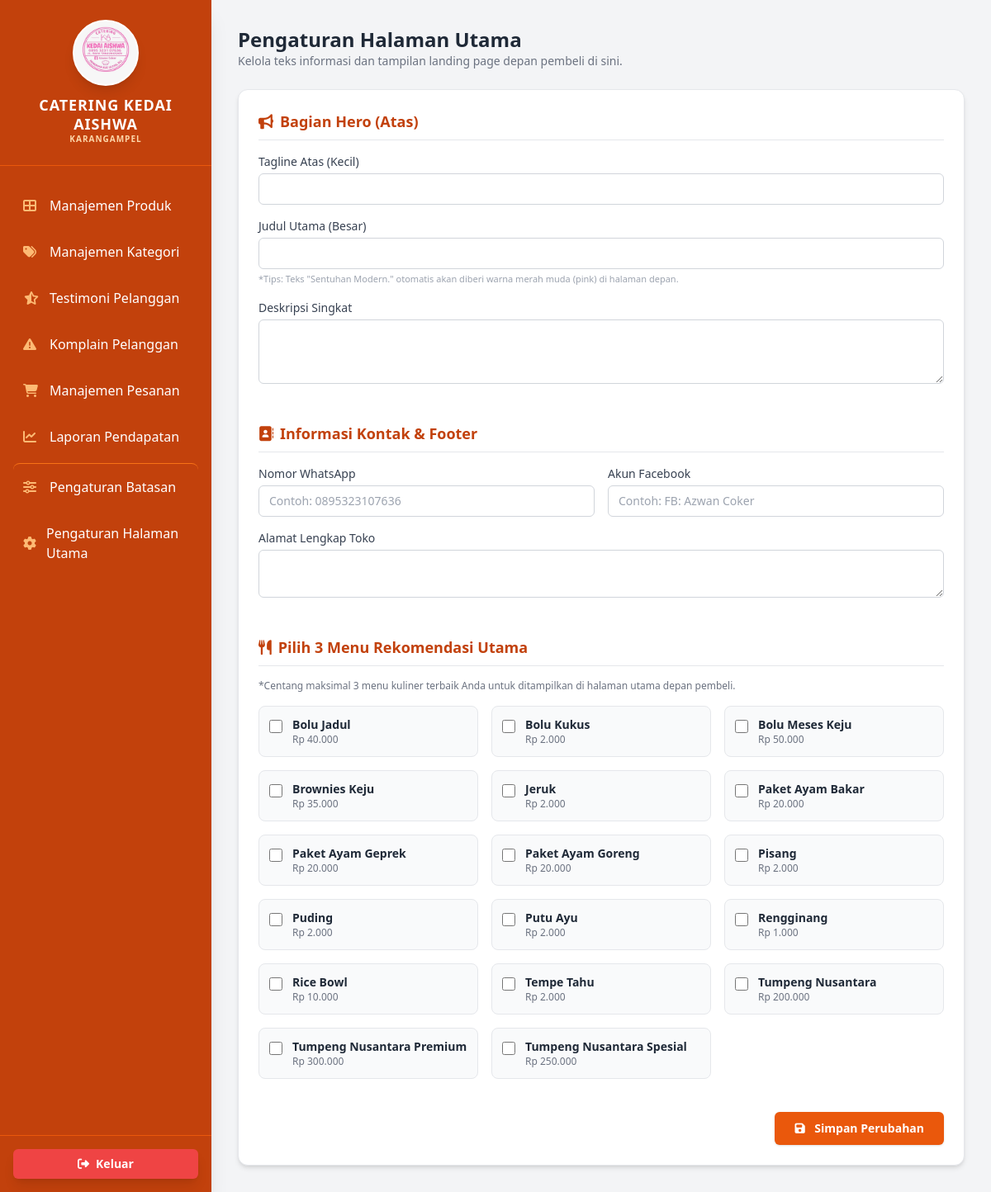
The page /pelanggan/dashboard_admin/pengaturan_web.php on the database as committed earlier.
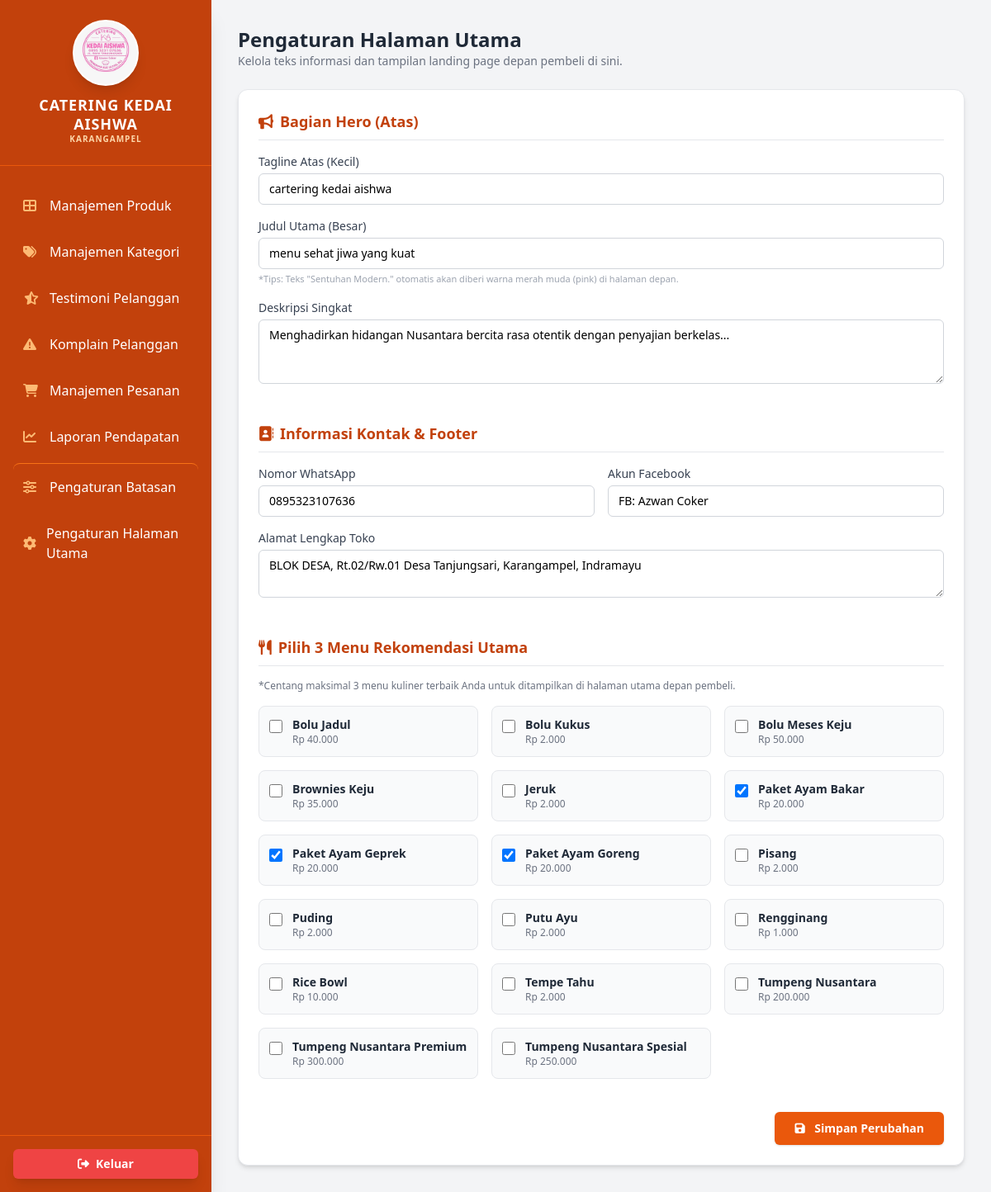
The same page on the database as committed later.
### tables this page shows
CREATE TABLE `menu` (
  `menu_id` int(11) NOT NULL,
  `nama_menu` varchar(100) DEFAULT NULL,
  `deskripsi` text DEFAULT NULL,
  `harga_satuan` int(11) DEFAULT NULL,
  `gambar` varchar(255) DEFAULT NULL,
  `kategori_id` int(11) DEFAULT NULL,
  `is_rekomendasi` tinyint(1) DEFAULT 0
);

CREATE TABLE `pengaturan_web` (
  `id` int(11) NOT NULL,
  `hero_tagline` varchar(100) DEFAULT NULL,
  `hero_judul` varchar(255) DEFAULT NULL,
  `hero_deskripsi` text DEFAULT NULL,
  `no_wa` varchar(20) DEFAULT NULL,
  `akun_fb` varchar(100) DEFAULT NULL,
  `alamat` text DEFAULT NULL
);

### pelanggan/dashboard_admin/pengaturan_web.php (the view, shortened to what the changed rows need)
<?php
include "../koneksi.php";
$query_tampil = mysqli_query($conn, "SELECT * FROM pengaturan_web WHERE id = 1");
$data = mysqli_fetch_assoc($query_tampil);
if (!$data) {
    $data = [
        'hero_tagline' => '', 'hero_judul' => '', 'hero_deskripsi' => '',
        'no_wa' => '', 'akun_fb' => '', 'alamat' => ''
    ];
}
?>
<!DOCTYPE html>
<html lang="id">
<head>
    <script src="https://cdn.tailwindcss.com"></script>
    <link rel="stylesheet" href="https://cdnjs.cloudflare.com/ajax/libs/font-awesome/6.4.0/css/all.min.css">
</head>
<body class="bg-gray-100 font-sans flex">
    <?php include "sidebar.php"; ?>
    <main class="flex-1 p-8 h-screen overflow-y-auto">
        <div class="max-w-4xl mx-auto">
            <div class="mb-6">
                <h1 class="text-2xl font-bold text-gray-800">Pengaturan Halaman Utama</h1>
            </div>
            <div class="bg-white rounded-xl shadow-md p-6 border border-gray-200">
                <form action="" method="POST" class="space-y-6">
                    <div>
                        <h2 class="text-lg font-semibold text-orange-700 border-b pb-2 mb-4">
                            <i class="fas fa-bullhorn mr-2"></i>Bagian Hero (Atas)
                        </h2>
                        <div class="grid grid-cols-1 gap-4">
                            <div>
                                <label class="block text-sm font-medium text-gray-700 mb-1">Tagline Atas (Kecil)</label>
                                <input type="text" name="hero_tagline" required value="<?php echo htmlspecialchars($data['hero_tagline']); ?>"
                                       class="w-full px-3 py-2 border border-gray-300 rounded-md focus:outline-none focus:ring-2 focus:ring-orange-500 text-sm">
                            </div>
                            <div>
                                <label class="block text-sm font-medium text-gray-700 mb-1">Judul Utama (Besar)</label>
                                <input type="text" name="hero_judul" required value="<?php echo htmlspecialchars($data['hero_judul']); ?>"
                                       class="w-full px-3 py-2 border border-gray-300 rounded-md focus:outline-none focus:ring-2 focus:ring-orange-500 text-sm">
                                <p class="text-[11px] text-gray-400 mt-1">*Tips: Teks "Sentuhan Modern." otomatis akan diberi warna merah muda (pink) di halaman depan.</p>
                            </div>
                            <div>
                                <label class="block text-sm font-medium text-gray-700 mb-1">Deskripsi Singkat</label>
                                <textarea name="hero_deskripsi" rows="3" required
                                          class="w-full px-3 py-2 border border-gray-300 rounded-md focus:outline-none focus:ring-2 focus:ring-orange-500 text-sm"><?php echo htmlspecialchars($data['hero_deskripsi']); ?></textarea>
                            </div>
                        </div>
                    </div>
                    <div class="pt-4">
                        <h2 class="text-lg font-semibold text-orange-700 border-b pb-2 mb-4">
                            <i class="fas fa-address-book mr-2"></i>Informasi Kontak & Footer
                        </h2>
                        <div class="grid grid-cols-1 md:grid-cols-2 gap-4">
                            <div>
                                <label class="block text-sm font-medium text-gray-700 mb-1">Nomor WhatsApp</label>
                                <input type="text" name="no_wa" required value="<?php echo htmlspecialchars($data['no_wa']); ?>"
                                       class="w-full px-3 py-2 border border-gray-300 rounded-md focus:outline-none focus:ring-2 focus:ring-orange-500 text-sm" placeholder="Contoh: 0895323107636">
                            </div>
                            <div>
                                <label class="block text-sm font-medium text-gray-700 mb-1">Akun Facebook</label>
                                <input type="text" name="akun_fb" required value="<?php echo htmlspecialchars($data['akun_fb']); ?>"
                                       class="w-full px-3 py-2 border border-gray-300 rounded-md focus:outline-none focus:ring-2 focus:ring-orange-500 text-sm" placeholder="Contoh: FB: Azwan Coker">
                            </div>
                            <div class="md:col-span-2">
                                <label class="block text-sm font-medium text-gray-700 mb-1">Alamat Lengkap Toko</label>
                                <textarea name="alamat" rows="2" required
                                          class="w-full px-3 py-2 border border-gray-300 rounded-md focus:outline-none focus:ring-2 focus:ring-orange-500 text-sm"><?php echo htmlspecialchars($data['alamat']); ?></textarea>
                            </div>
                        </div>
                    </div>
                    <div class="pt-4">
                        <h2 class="text-lg font-semibold text-orange-700 border-b pb-2 mb-4">
                            <i class="fas fa-utensils mr-2"></i>Pilih 3 Menu Rekomendasi Utama
                        </h2>
                        <div class="grid grid-cols-1 md:grid-cols-3 gap-4">
                            <?php
                            $query_all_menu = mysqli_query($conn, "SELECT menu_id, nama_menu, harga_satuan, is_rekomendasi FROM menu ORDER BY nama_menu ASC");
                            while ($menu_row = mysqli_fetch_assoc($query_all_menu)):
                                $checked = ($menu_row['is_rekomendasi'] == 1) ? 'checked' : '';
                            ?>
                            <label class="flex items-start p-3 bg-gray-50 rounded-lg border border-gray-200 cursor-pointer hover:bg-orange-50 transition">
                                <input type="checkbox" name="rekomendasi_menu[]" value="<?php echo $menu_row['menu_id']; ?>" <?php echo $checked; ?>
                                       class="menu-checkbox mt-1 h-4 w-4 text-orange-600 border-gray-300 rounded focus:ring-orange-500">
                                <div class="ml-3">
                                    <span class="block text-sm font-semibold text-gray-800"><?php echo htmlspecialchars($menu_row['nama_menu']); ?></span>
                                    <span class="block text-xs text-gray-500">Rp <?php echo number_format($menu_row['harga_satuan'], 0, ',', '.'); ?></span>
                                </div>
                            </label>
                            <?php endwhile; ?>
                        </div>
                    </div>
                </form>
            </div>
        </div>
    </main>
</body>
</html>

Rows that differ between the two databases and show on the page:
added pengaturan_web: hero_tagline "cartering kedai aishwa", hero_judul "menu sehat jiwa yang kuat", hero_deskripsi "Menghadirkan hidangan Nusantara bercita rasa otentik dengan penyajian berkelas...", no_wa "0895323107636", akun_fb "FB: Azwan Coker", alamat "BLOK DESA, Rt.02/Rw.01 Desa Tanjungsari, Karangampel, Indramayu"
changed menu "Paket Ayam Bakar": menu_id "☐" → "☑"
changed menu "Paket Ayam Geprek": menu_id "☐" → "☑"
changed menu "Paket Ayam Goreng": menu_id "☐" → "☑"
